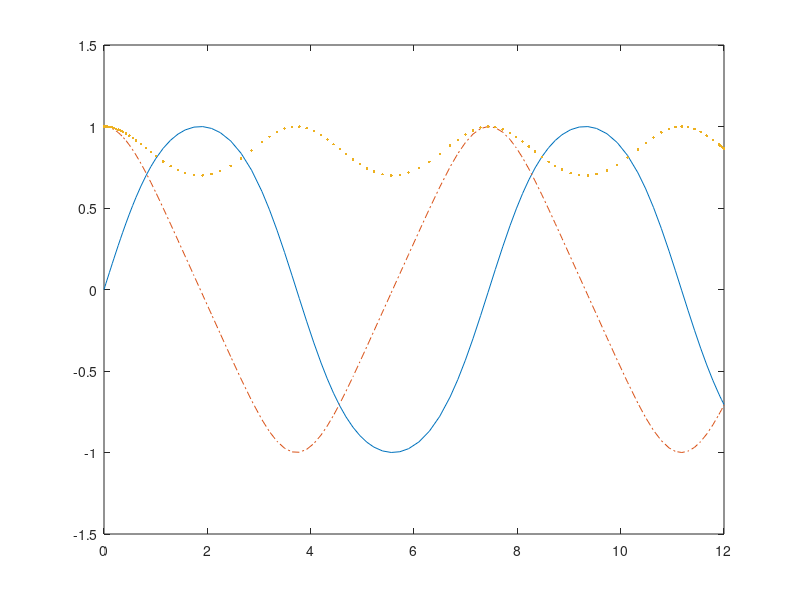

MATLAB code to generate this figure:
function test_ode
options = odeset('RelTol',1e-4,'AbsTol',[1e-4 1e-4 1e-5]);
[T,Y] = ode45(@rigid,[0 12],[0 1 1],options);
plot(T,Y(:,1),'-',T,Y(:,2),'-.',T,Y(:,3),'.')
end
function dy = rigid(t,y)
dy = zeros(3,1); % a column vector
dy(1) = y(2) * y(3);
dy(2) = -y(1) * y(3);
dy(3) = -0.51 * y(1) * y(2);
end